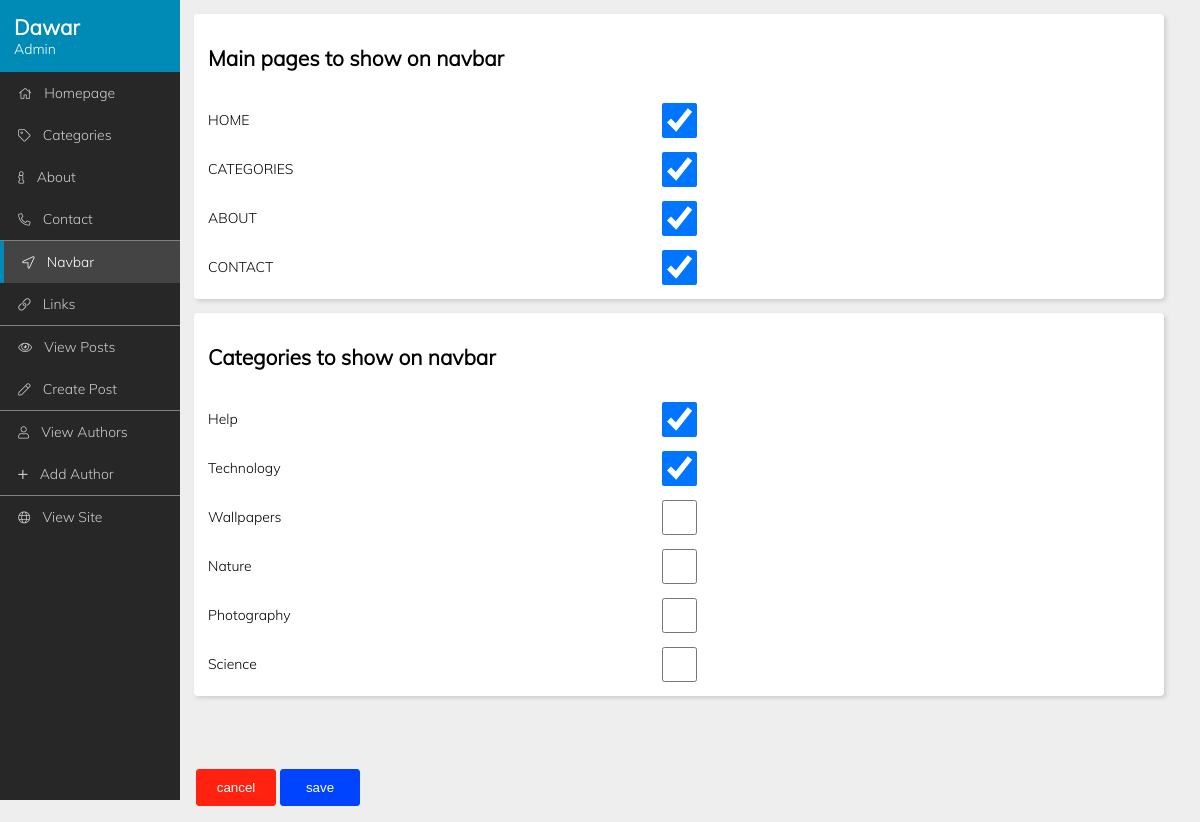
Page /cms/navbar (signed in) on the earlier database version.
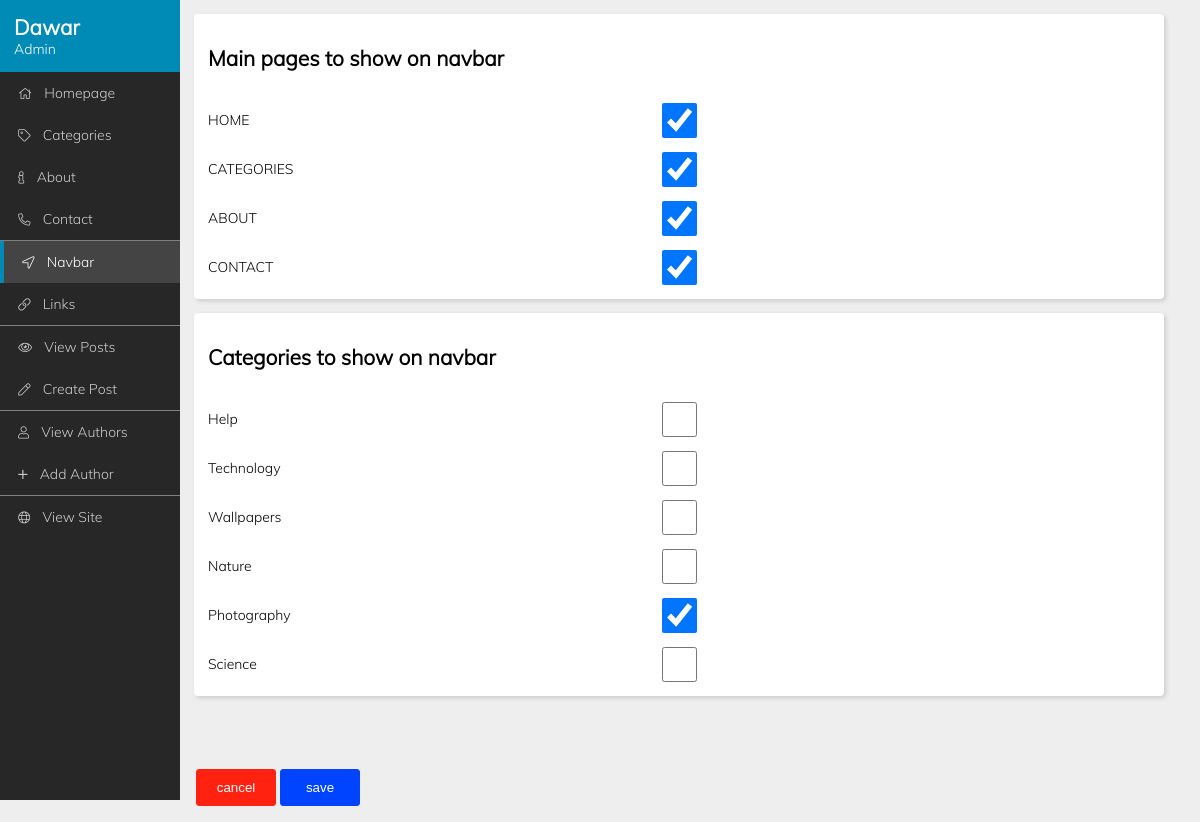
Same page on the later database version.
### tables this page shows
CREATE TABLE `categories` (
  `id` int(11) NOT NULL,
  `name` varchar(30) NOT NULL,
  `show_on_homepage` tinyint(1) NOT NULL DEFAULT 0,
  `show_on_navbar` tinyint(1) NOT NULL DEFAULT 0
);

### includes/functions.php (called while the page is built, shortened)
<?php
    function confirm_query($result) {
        if(!$result) {
            die("Database query failed.");
        }
        else return $result;
    }
    function get_main_pages_nav_info() {
        global $connection;
        $query = "SELECT `page_name`, `show_on_nav` FROM `main_pages`";
        $result = mysqli_query($connection, $query);
        return $result;
    }
    function get_categories($limit=0, $homepage=false) {
        global $connection;
        $query = "SELECT * FROM `categories`";
        $query .= $homepage ? " WHERE `show_on_homepage` = 0" : "";
        $query .= $limit > 0 ? " LIMIT " . $limit : "";
        $result = mysqli_query($connection, $query);
        return $result;
    }
?>

### cms/navbar.php (the view, shortened to what this page needs)
<?php
	require_once("../includes/db_connect.php");
	require_once("../includes/functions.php");
	$categories = get_categories();
	$nav_info 	= get_main_pages_nav_info();
?>
<!DOCTYPE html>
<html lang="en">
<head>
    <link rel="stylesheet" href="../css/all.min.css" type="text/css">
    <link rel="stylesheet" href="../css/light.min.css" type="text/css">
    <link rel="stylesheet" href="../css/custom/cms/base.php" type="text/css">
</head>
<body>
    <?php require_once("../includes/cms/nav.php"); ?>
    <div class="main">
        <form method="post" action="../action/cms/navbar_submit.php">
			<div class="section">
				<h2>Main pages to show on navbar</h2>
				<label>HOME</label> 		<input type="checkbox" name="home" 			<?php echo(mysqli_fetch_assoc($nav_info)['show_on_nav'] ? 'checked' : '') ?>>
				<label>CATEGORIES</label> 	<input type="checkbox" name="categories" 	<?php echo(mysqli_fetch_assoc($nav_info)['show_on_nav'] ? 'checked' : '') ?>>
				<label>ABOUT</label> 		<input type="checkbox" name="about" 		<?php echo(mysqli_fetch_assoc($nav_info)['show_on_nav'] ? 'checked' : '') ?>>
				<label>CONTACT</label> 		<input type="checkbox" name="contact" 		<?php echo(mysqli_fetch_assoc($nav_info)['show_on_nav'] ? 'checked' : '') ?>>
			</div>
			<div class="section">
				<h2>Categories to show on navbar</h2>
				<?php
					while ($category = mysqli_fetch_assoc($categories)) {
						$entry = '<label>' . ucwords($category['name']) . '</label> <input type="checkbox" name="show_category_';
						$entry .= $category['id'] . '" ';
						$entry .= $category['show_on_navbar'] ? 'checked' : '';
						$entry .= ' >';
						echo($entry);
					}
				?>
			</div>
			<div class="section-last">
				<button class="btn btn-cancel" onclick="window.location.reload()" title="Discard changes">cancel</button>
				<input type="submit" value="save" class="btn btn-confirm"title="Save changes">
			</div>
		</form>
	</div>
</body>
</html>

Differences in the rows shown:
changed categories "Help": value "☑" → "☐"
changed categories "Technology": value "☑" → "☐"
changed categories "Photography": value "☐" → "☑"
